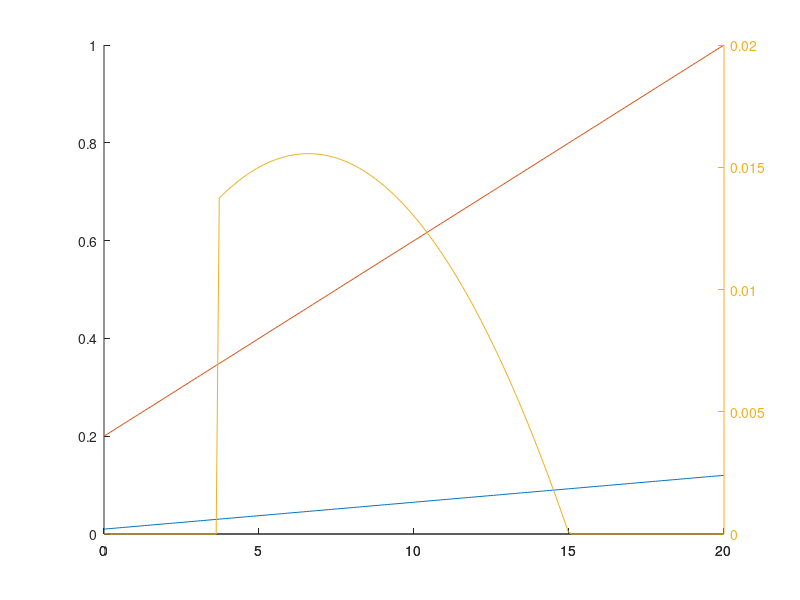

The MATLAB script that drew this image:
figure
hold on

minMob = 0.01;
maxMob = 0.12;
minE = 0.2;
maxE = 1;
DSpace = linspace(0,20,200)';
SimMob = linspace(minMob,maxMob,200)';
SimE = linspace(minE,maxE,200)';
Obj = zeros(200,1);

for i = 1:length(DSpace)
     if SimMob(i)>0.03&SimE(i)<0.8
         Obj(i)=SimMob(i)*(0.8-SimE(i));
     end
end

plotyy([DSpace DSpace],[SimMob SimE],DSpace,Obj)

